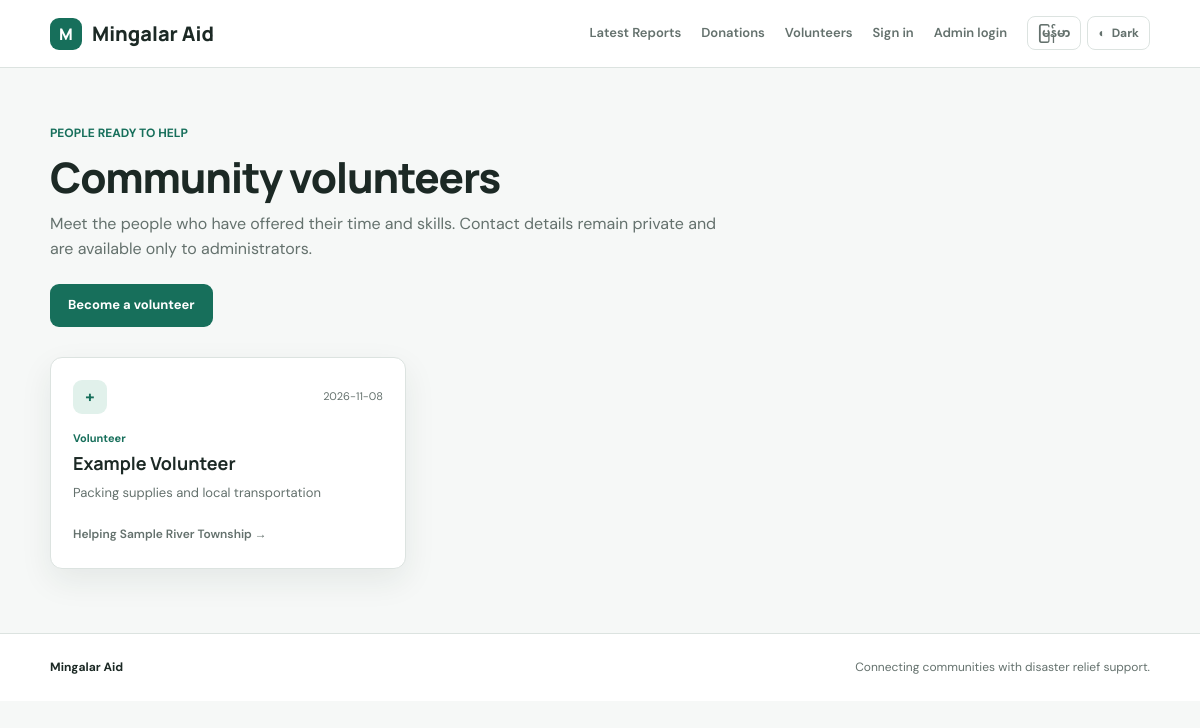
Before: /volunteers with the older database file.
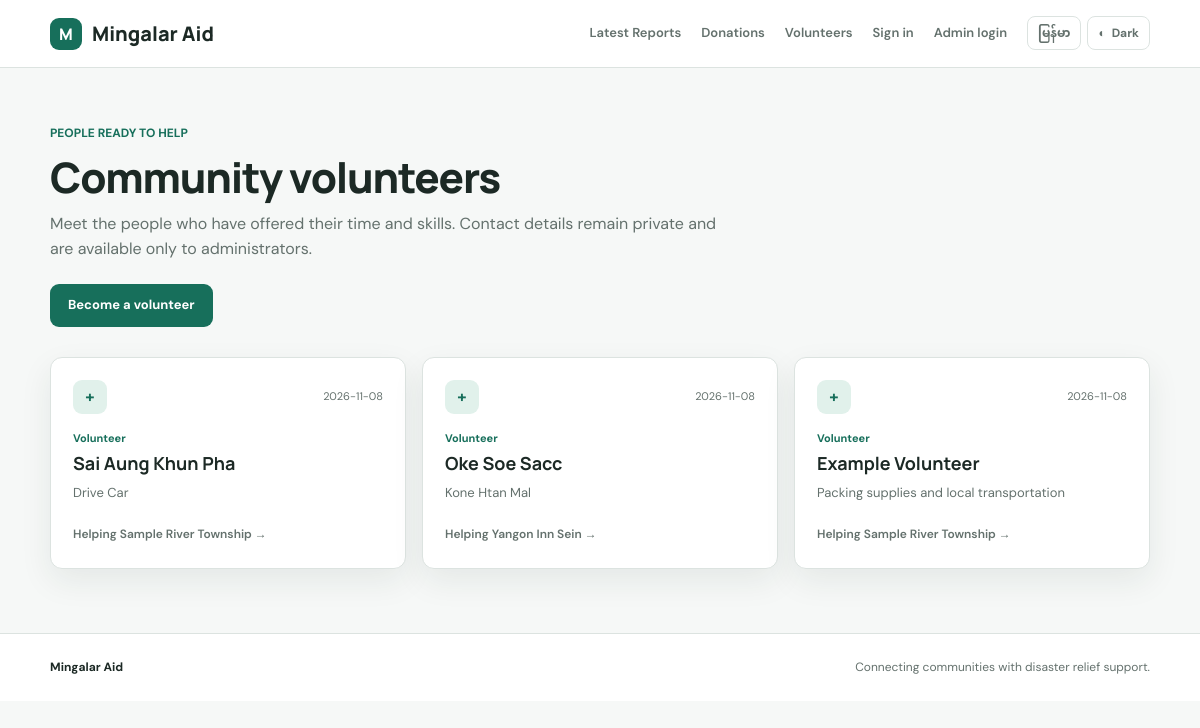
After: the same page with the newer database file.
### tables this page shows
CREATE TABLE volunteers (
            id INTEGER PRIMARY KEY AUTOINCREMENT,
            disaster_id INTEGER,
            volunteer_name TEXT NOT NULL,
            skills TEXT NOT NULL,
            contact TEXT NOT NULL,
            created_at TEXT NOT NULL,
            FOREIGN KEY(disaster_id) REFERENCES disasters(id)
        );

CREATE TABLE disasters (
            id INTEGER PRIMARY KEY AUTOINCREMENT,
            disaster_date TEXT NOT NULL,
            place TEXT NOT NULL,
            description TEXT NOT NULL,
            evidence_url TEXT,
            status TEXT NOT NULL DEFAULT 'pending',
            submitted_at TEXT NOT NULL
        );

### MingalarAid.Backend/api/public_api.py (the view)
    @app.route("/volunteers")
    def public_volunteers():
        return render_template("volunteers.html", volunteers=volunteer_service.list_public())

### MingalarAid.Backend/dataaccess/database.py (called while the page is built)
def get_connection():
    DATABASE_PATH.parent.mkdir(parents=True, exist_ok=True)
    connection = sqlite3.connect(DATABASE_PATH)
    connection.row_factory = sqlite3.Row
    return connection

### MingalarAid.Backend/dataaccess/volunteer_repository.py (called while the page is built)
def list_public():
    with get_connection() as db:
        return db.execute(
            """SELECT volunteers.volunteer_name, volunteers.skills, volunteers.created_at,
                      disasters.id AS disaster_id, disasters.place AS disaster_place
               FROM volunteers
               LEFT JOIN disasters ON disasters.id = volunteers.disaster_id
               WHERE volunteers.disaster_id IS NULL OR disasters.status = 'approved'
               ORDER BY volunteers.created_at DESC, volunteers.id DESC"""
        ).fetchall()

### MingalarAid.Backend/service/volunteer_service.py (called while the page is built)
def list_public():
    return volunteer_repository.list_public()

### MingalarAid.Frontend/templates/volunteers.html (shortened to what this page needs)
{% extends "base.html" %}
{% block content %}
<div class="page-heading list-heading">
  <p class="eyebrow">PEOPLE READY TO HELP</p>
  <h1>Community volunteers</h1>
  <p>Meet the people who have offered their time and skills. Contact details remain private and are available only to administrators.</p>
  <a class="button primary" href="{{ url_for('volunteer') }}">Become a volunteer</a>
</div>
{% if volunteers %}
<div class="support-grid">
  {% for volunteer in volunteers %}
  <article class="support-card">
    <div class="support-card-top"><span class="support-icon volunteer-icon" aria-hidden="true">+</span><span class="date">{{ volunteer.created_at[:10] }}</span></div>
    <p class="support-type">Volunteer</p>
    <h2>{{ volunteer.volunteer_name }}</h2>
    <p class="support-detail">{{ volunteer.skills }}</p>
    {% if volunteer.disaster_id %}<a class="support-target text-link" href="{{ url_for('disaster_detail', disaster_id=volunteer.disaster_id) }}">Helping {{ volunteer.disaster_place }} →</a>{% else %}<span class="support-target">General volunteering</span>{% endif %}
  </article>
  {% endfor %}
</div>
{% else %}
<div class="empty-state"><div class="empty-icon">+</div><h3>No volunteers yet</h3><p>Be the first community member to offer your time.</p><a class="button primary" href="{{ url_for('volunteer') }}">Become a volunteer</a></div>
{% endif %}
{% endblock %}

Changed rows visible on the page:
added volunteers: created_at "2026-11-08", volunteer_name "Sai Aung Khun Pha", skills "Drive Car", disaster_place "Sample River Township"
added volunteers: created_at "2026-11-08", volunteer_name "Oke Soe Sacc", skills "Kone Htan Mal", disaster_place "Yangon Inn Sein"
